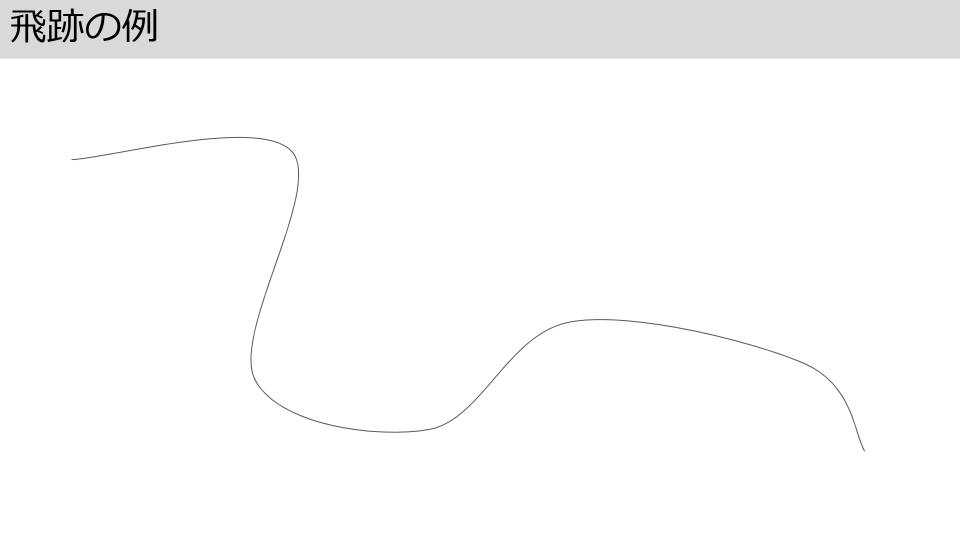
//> input picture example.png, 1920 x 1080 px (shown at 1/2 size)
$ ./scatter22 ../example.png   (built with g++ and OpenCV 4)
//> lines starting //> are read from the running program, lines starting //| are printed output that depends on the picture; after the words box and inside, x2 and y2 are one past the last pixel; in counts of white or black regions, pixels touching at a corner belong together
#include <opencv2/opencv.hpp>
#include <iostream>

cv::Mat img_original, img_display;
cv::Rect roi;
double scale = 1.0;  // 拡大率
int step = 50;  // 矢印キーで移動するピクセル数

void update_display() {
    // ROI の範囲をチェック
    roi.x = std::max(0, std::min(roi.x, img_original.cols - roi.width));
    roi.y = std::max(0, std::min(roi.y, img_original.rows - roi.height));

    // ROI の範囲で画像を切り抜く
    cv::Mat img_roi = img_original(roi);

    // 表示用にリサイズ
    cv::resize(img_roi, img_display, cv::Size(img_original.cols, img_original.rows));

    // 画像を表示
    cv::imshow("Zoom Window", img_display);
}

void handle_key(int key) {
    switch (key) {
        case 81:  // ← 左
            roi.x -= step;
            break;
        case 83:  // → 右
            roi.x += step;
            break;
        case 82:  // ↑ 上
            roi.y -= step;
            break;
        case 84:  // ↓ 下
            roi.y += step;
            break;
        case '+':  // 拡大
            if (scale < 5.0) {
                scale *= 1.2;
                roi.width = std::max(100, static_cast<int>(img_original.cols / scale));
                roi.height = std::max(100, static_cast<int>(img_original.rows / scale));
            }
            break;
        case '-':  // 縮小
            if (scale > 0.2) {
                scale /= 1.2;
                roi.width = std::min(img_original.cols, static_cast<int>(img_original.cols / scale));
                roi.height = std::min(img_original.rows, static_cast<int>(img_original.rows / scale));
            }
            break;
        case 27:  // ESCキーで終了
            std::cout << "Exit program." << std::endl;
            exit(0);
    }

    update_display();
}

int main(int argc, char** argv) {
    if (argc < 2) {
        std::cerr << "Usage: " << argv[0] << " <image path>" << std::endl;
        return -1;
    }

    img_original = cv::imread(argv[1]);
//> img_original is the input picture: 1080 rows x 1920 cols, CV_8UC3; min 0, max 255, mean 249.8
    if (img_original.empty()) {
        std::cerr << "Error: Could not load image!" << std::endl;
        return -1;
    }

    // ROI の初期設定
    roi = cv::Rect(0, 0, img_original.cols, img_original.rows);
//> roi = Rect(0, 0, 1920, 1080)

    cv::namedWindow("Zoom Window");
    update_display();

    while (true) {
        int key = cv::waitKey(0);
//> the key '+' is pressed
//> in update_display (call 2), `cv::Mat img_roi = img_original(roi);`:
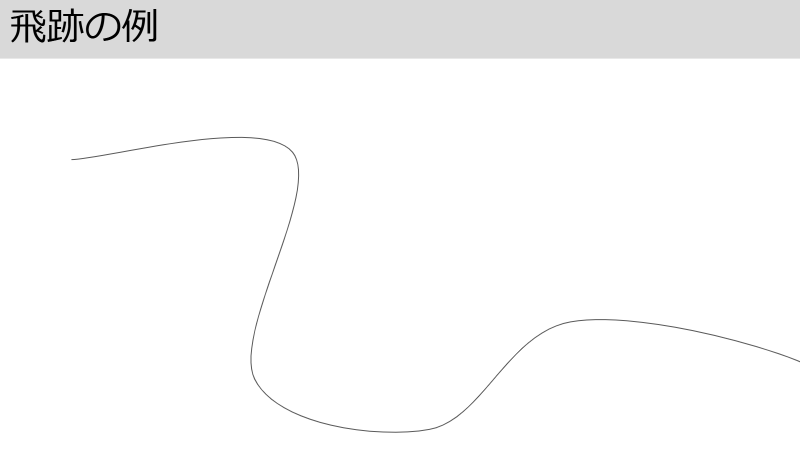
//> img_roi: 900 rows x 1600 cols, CV_8UC3 (shown at 1/2 size); min 0, max 255, mean 248.6
//> in update_display (call 2), `cv::resize(img_roi, img_display, cv::Size(img_original.cols, img_origi..`:
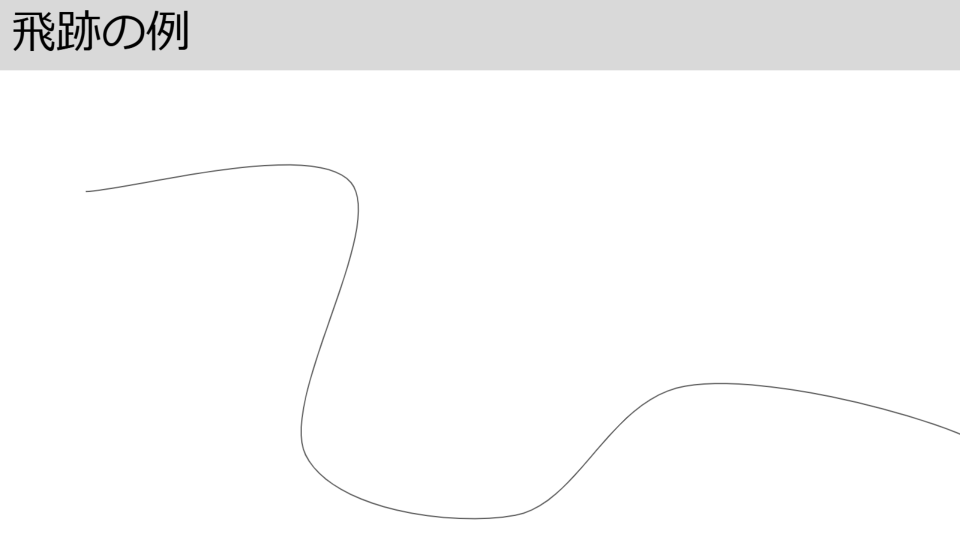
//> img_display: 1080 rows x 1920 cols, CV_8UC3 (shown at 1/2 size); 4.13% of pixels changed, all inside (x1, y1, x2, y2) = (0, 17, 1920, 1040)
//> the key '-' is pressed
//> the Esc key is pressed
        handle_key(key);
//> (the program exits here)
